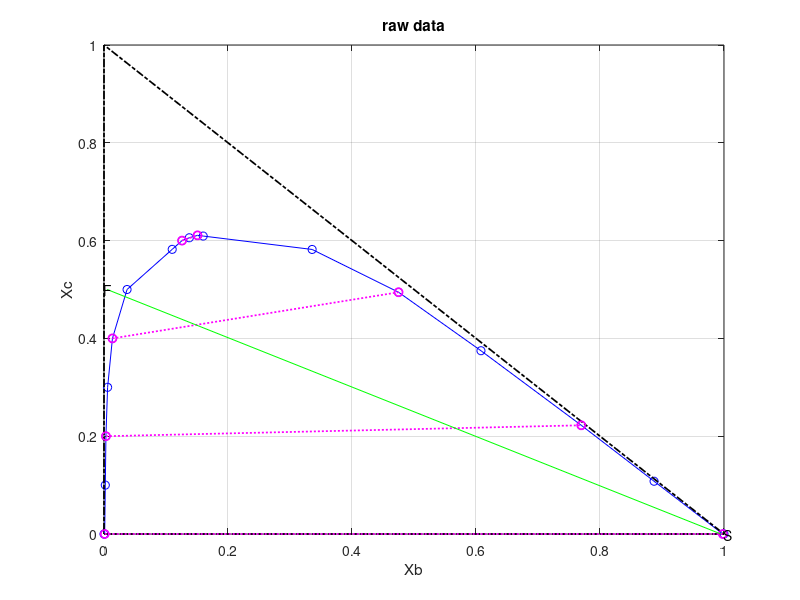

Source code (MATLAB): (Note: this script raises an error after producing the figure.)
%problem 2a
clc; clear;
B = [0 0.0011 0.0021 0.0031 0.0058 0.0136 0.0372 0.11 0.1259 0.1376 0.1508 0.16 0.3357 0.4751 0.608 0.7698 0.8872 0.9982 1];
C = [0 0 0.1 0.2 0.3 0.4 0.5 0.5821 0.6 0.6058 0.6107 0.6093 0.5819 0.4944 0.3748 0.2223 0.1079 0 0];
figure(1)
plot(B,C,'bo-');grid on;
hold on;

plot([0 1 0 0],[0 0 1 0], 'k-.', 'linewidth',1.25);
xlabel('Xb');ylabel('Xc');
title('raw data');

tiexc = [0, 0.2, 0.4, 0.6];
tieyc = [0.0, 0.2223, 0.4944, 0.6107];
tiexb = [0.0011, 0.0031, 0.0136, 0.1259];
tieyb = [0.9982, 0.7698, 0.4751, 0.1508];

%% Plotting the tie lines
for i = 1:length(tiexc)
plot([tiexb(i) tieyb(i)], [tiexc(i) tieyc(i)],'mo:','linewidth',1.25);
end

%% Slopes of the tie lines
tie_slope = zeros(1,length(tiexc));
for i = 1:length(tiexc)
tie_slope(i) = (tieyc(i) - tiexc(i))/(tieyb(i) - tiexb(i));
end

%% Draw the feed line (FS line)
F = [0, 0.5];
S = [0.995, 0.005];
plot(S,F , 'g', 'linewidth', 0.35)
text(0,  0.5,'F');
text(1,  0,'S');

%3. Calculate the amount of extract and raffinate phase after 3
%stage-extraction.

%Step 1: Fit a polynomial for the raffinate and extract phases.
p1 = polyfit(B(1:10),C(1:10),5);
p2 = polyfit(B(10:19),C(10:19),3);

stages = 3;
S = [250 300 350];
F = 1000;

xbf = 0;
xcf = 0.5;
ycs = [0.05 0.1 .15] ;
ybs = [1-ycs(1) 1-ycs(2) 1-ycs(3)];

r = ones(1,stages);
e = ones(1,stages);
xbr = ones(1,stages);xcr = ones(1,stages);
ybe = ones(1,stages);yce = ones(1,stages);
M = ones(1,stages);
Mx = ones(1,stages);
My = ones(1,stages);
syms R E
syms x y

for i = 1:stages
    M(i) = F + S(i);
    My(i) = (F*xcf + S(i)*ycs(i))/M(i); % y coordinate of the mixture point
    Mx(i) = (F*xbf + S(i)*ybs(i))/M(i); % x coordinate of the mixture point
    
    if (0.1 < My(i)) && (My(i) <= 0.3)
    slope = tie_slope(1) + ( My(i)-0.1) * (tie_slope(2) - tie_slope(1)) / (0.3 - 0.1 );
    elseif (0.3 < My(i)) && (My(i) <= 0.5)
    slope = tie_slope(2) + (My(i) - 0.3) * (tie_slope(3) - tie_slope(2)) / (0.5 - 0.3);
    elseif (0.5 < My(i)) && (My(i)<=0.6)
    slope = tie_slope(3) + (My(i) - 0.3) * (tie_slope(4) - tie_slope(3)) / (0.5 - 0.3);
    elseif (My(i)>0.6)
    slope = tie_slope(4) + (My(i) - 0.3) * 0.12 / (0.6107 - 0.5);
    end
    
    % raffinate
    [xbr(i),xcr(i)] = vpasolve([y == poly2sym(p1),y == My(i) + slope*(x - Mx(i))],[x,y],[0 0.1508; 0 0.6107]); %xlimit ,ylimit
    % Extract 
    [ybe(i),yce(i)] = vpasolve([y == poly2sym(p2), y == My(i) + slope*(x-Mx(i))],[x,y],[0.16 1; 0.6093 0]);
    
    plot([double(xbr(i)) double(ybe(i))],[double(xcr(i)) double(yce(i))],'o-','Color',[0,0.25,1],'linewidth',0.35);
    plot(double(Mx(i)),double(My(i)),'bo');
    text(double(xbr(i)-0.05),double(xcr(i)),['R',num2str(i),' - ']);
    text(double(ybe(i)),double(yce(i)),[' - ','E',num2str(i)]);
    text(double(Mx(i)),double(My(i)+0.02),['M',num2str(i)]);

    [r(i),e(i)] = solve([R + E - M(i),((R*xcr(i)) + (E*yce(i)) - (M(i)*My(i))),R>0,E>0],[R,E]);
    F = r(i); %This is the feed in the subsequent stage
    xcf = xcr(i); % Respective concentration
end


%----------------------------------------------------------------------------------------------------------------------------------------------------------

%problem 2b
B = [0 0.0011 0.0021 0.0031 0.0058 0.0136 0.0372 0.11 0.1259 0.1376 0.1508 0.16 0.3357 0.4751 0.608 0.7698 0.8872 0.9982 1];
C = [0 0 0.1 0.2 0.3 0.4 0.5 0.5821 0.6 0.6058 0.6107 0.6093 0.5819 0.4944 0.3748 0.2223 0.1079 0 0];

tiexc = [0, 0.2, 0.4, 0.6];
tieyc = [0.0, 0.2223, 0.4944, 0.6107];
tiexb = [0.0011, 0.0031, 0.0136, 0.1259];
tieyb = [0.9982, 0.7698, 0.4751, 0.1508];

%% Plotting the tie lines
for i = 1:length(tiexc)
plot([tiexb(i) tieyb(i)], [tiexc(i) tieyc(i)],'mo:','linewidth',1.25);
end

%% Slopes of the tie lines
tie_slope = zeros(1,length(tiexc));
for i = 1:length(tiexc)
tie_slope(i) = (tieyc(i) - tiexc(i))/(tieyb(i) - tiexb(i));
end


F = [0, 0.5];
S = [0.995, 0.005];
plot(S,F,'g','linewidth',0.35)
text(0, 0.5,'F');
text(0.995, 0.005,'S');

p1 = polyfit(B(1:10),C(1:10),5);
p2 = polyfit(B(10:19),C(10:19),3);

stages = 10;
S = repmat(800, 1, 10);
F = 1000;
xbf = 0;
xcf = 0.5;
ybs = 0.995;

ycs = 0.005;
r = ones(1,stages);
e = ones(1,stages);
xbr = ones(1,stages);xcr = ones(1,stages);
ybe = ones(1,stages);yce = ones(1,stages);
M = ones(1,stages);
Mx = ones(1,stages);
My = ones(1,stages);
syms R E
syms x y

for i = 1:10
    M(i) = F + S(i);
    My(i) = (F*xcf + S(i)*ycs)/M(i); 
    Mx(i) = (F*xbf + S(i)*ybs)/M(i); % x coordinate of the mixture point
    
    if (0.1 < My(i)) && (My(i) <= 0.3)
    slope = tie_slope(1) + ( My(i)-0.1) * (tie_slope(2) - tie_slope(1)) / (0.3 - 0.1 );
    elseif (0.3 < My(i)) && (My(i) <= 0.5)
    slope = tie_slope(2) + (My(i) - 0.3) * (tie_slope(3) - tie_slope(2)) / (0.5 - 0.3);
    elseif (0.5 < My(i)) && (My(i)<=0.6)
    slope = tie_slope(3) + (My(i) - 0.3) * (tie_slope(4) - tie_slope(3)) / (0.5 - 0.3);
    elseif (My(i)>0.6)
    slope = tie_slope(4) + (My(i) - 0.3) * 0.12 / (0.6107 - 0.5);
    end
    
    [xbr(i),xcr(i)] = vpasolve([y == poly2sym(p1),y == My(i) + slope*(x - Mx(i))],[x,y],[0 0.1508; 0 0.6107]); %range=[x1 x2;y1 y2] % for the raffinate part
    
    [ybe(i),yce(i)] = vpasolve([y == poly2sym(p2), y == My(i) + slope*(x-Mx(i))],[x,y],[0.16 1; 0.6093 0]); % for the extract part
   

    [r(i),e(i)] = solve([R + E - M(i),((R*xcr(i)) + (E*yce(i)) - (M(i)*My(i))),R>0,E>0],[R,E]);
    F = r(i); 
    xcf = xcr(i); 

end

figure(2)
plot(yce, '-bo');
xlabel("Number of stages");
ylabel("Solute Fraction");
title("Solute Fraction vs no of stages");
disp("From the graph we can say 4 stages required for 96% removal of the solute for the second solvent scheme.")

% From the graph we can say 4 stages required for 95% removal of the solute because solute fraction is 005 at stage between 3 and 4